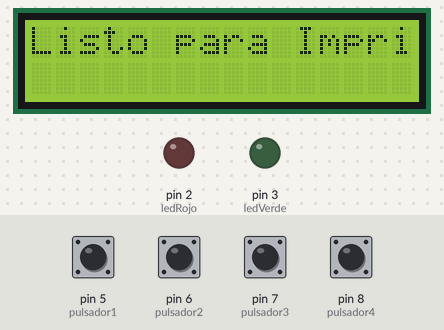
The sketch below on a simulated Arduino Uno, built with avr-gcc and run on an emulated ATmega328P. On the bench: 16×2 character LCD, output pins drawn as LEDs (lit = HIGH). Inputs (shaded band) come from the test bench; at power-on: pin 5 (pulsador1) HIGH, pin 6 (pulsador2), pin 7 (pulsador3), pin 8 (pulsador4) LOW.

Above: at 1.2 s.
1.3 s: pin 5 (pulsador1) pulled LOW for 0.15 s
At 1.37 s:
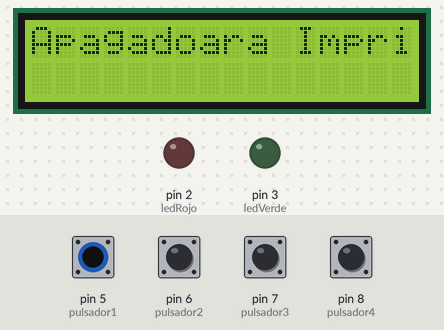
2.9 s: pin 6 (pulsador2) pulled HIGH for 0.15 s
At 2.97 s:
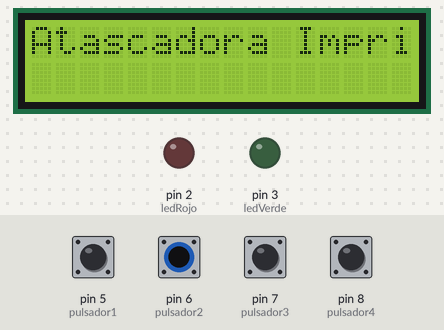
4.5 s: pin 7 (pulsador3) pulled HIGH for 0.15 s
At 4.57 s:
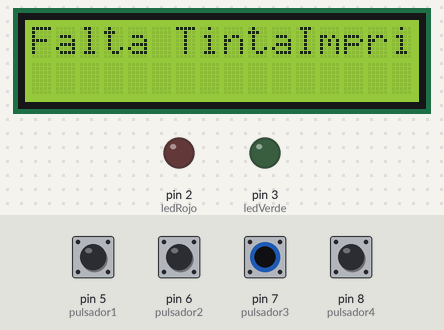
6.1 s: pin 8 (pulsador4) pulled HIGH for 0.15 s
At 6.17 s:
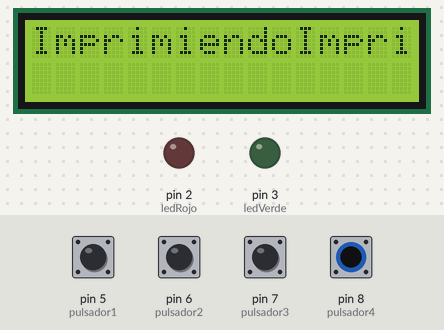
7.7 s: pin 5 (pulsador1) driven LOW and pin 6 (pulsador2) driven HIGH
At 8.9 s:
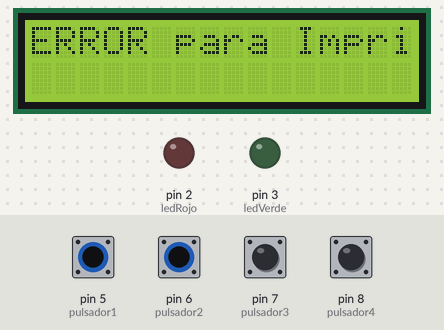
9.2 s: pin 8 (pulsador4) pulled HIGH for 1 s
At 10.8 s:
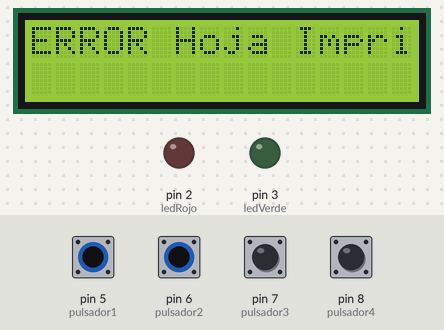
Timing chart, 0 to 12.3 s (numbered marks = the images above; inputs shaded):
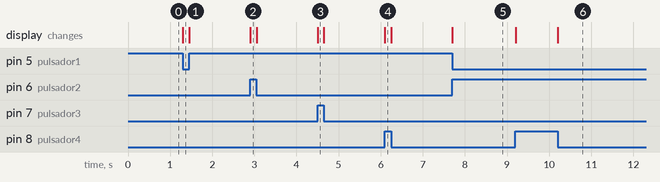

The sketch:

Impresora_-_Practica.ino
```cpp
#include <LiquidCrystal.h>

bool error = 0;
bool fH = 0;
bool lI = 0;
bool im = 0;
bool fT = 0;
bool at = 0;

bool s1 = 0;
bool s2 = 0;
bool s3 = 0;
bool imp = 0;

String mensaje;
int ledRojo = 2;
int ledVerde = 3;
int pulsador1 = 5;
int pulsador2 = 6;
int pulsador3 = 7;
int pulsador4 = 8;

LiquidCrystal lcd(9, 10, 11, 12, 13, 4);

void setup() {
  pinMode(ledRojo, OUTPUT);
  pinMode(ledVerde, OUTPUT);
  pinMode(pulsador1, INPUT);
  pinMode(pulsador2, INPUT);
  pinMode(pulsador3, INPUT);
  pinMode(pulsador4, INPUT);
  lcd.begin(16, 2);
}

void loop() {
  lcd.setCursor(0, 0);
  s1 = digitalRead(pulsador1);
  s2 = digitalRead(pulsador2);
  s3 = digitalRead(pulsador3);
  imp = digitalRead(pulsador4);

  error = (!s1 && s3 && !imp) || (!imp && !s1 && s2) || (s3 && imp && s1 && s2);
  fH = imp && !s1;
  lI = s1 && !s2 && !s3 && !imp;
  im = s1 && !s2 && !s3 && imp;
  fT = (s1 && !s2 && s3) || (s3 && !imp && s1);
  at = s1 && s2 && !s3;

  ledRojo = (!s1 && s3 && !imp) || (!imp && !s1 && s2) || (s3 && imp && s1 && s2);
  ledVerde = s1 && !s2 && !s3 && imp;

  if(!s1 && !s2 && !s3 && !imp){
    mensaje = "Apagado";
  }else if(fH){
    mensaje = "Falta Hoja";
  }else if(error){
    mensaje = "ERROR";
    digitalWrite(ledRojo, HIGH);
    digitalWrite(ledVerde, LOW);
  }else if(lI){
    mensaje = "Listo para Imprimir";
    digitalWrite(ledRojo, LOW);
    digitalWrite(ledVerde, LOW);
  }else if(im){
    mensaje = "Imprimiendo";
    digitalWrite(ledRojo, LOW);
    digitalWrite(ledVerde, HIGH);
  }else if(fT){
    mensaje = "Falta Tinta";
    digitalWrite(ledRojo, LOW);
    digitalWrite(ledVerde, LOW);
  }else if(at){
    mensaje = "Atascado";
    digitalWrite(ledRojo, LOW);
    digitalWrite(ledVerde, LOW);
  }
  lcd.print(mensaje);
}
```

Measured:
- after the input at 1.3 s, the display: changes at once (image 1)
- after the input at 2.9 s, the display: changes at once (image 2)
- after the input at 4.5 s, the display: changes at once (image 3)
- after the input at 6.1 s, the display: changes at once (image 4)
- after the input at 7.7 s, the display: changes at once (image 5)
- after the input at 9.2 s, the display: first changes at once (image 6 shows a later state)
